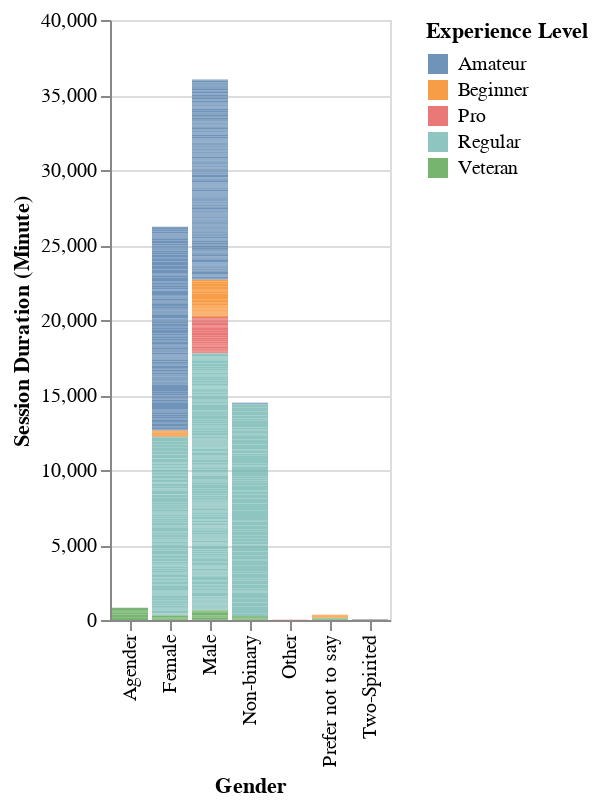

Source (notebook cell):
### Code cell
# Do session durations differ by gender and experience?
gender_duration= alt.Chart(merged_df).mark_bar(opacity=0.8).encode(
    x=alt.X("gender").title("Gender") ,
    y=alt.Y("session_duration(minutes)")
    .title("Session Duration (Minute)"),
    color=alt.Color("experience:N").title("Experience Level")
)
gender_duration

### Figure 1 — Vega-Lite specification as saved in the notebook (floating-point values rounded to 4 significant figures; data arrays with more than 128 entries replaced by an {"elided": "..."} marker saying what was removed)
{"config": {"view": {"continuousWidth": 300, "continuousHeight": 300}}, "data": {"name": "data-910e22f146664dbeb404e457c0a3833d"}, "mark": {"type": "bar", "opacity": 0.8}, "encoding": {"color": {"field": "experience", "title": "Experience Level", "type": "nominal"}, "x": {"field": "gender", "title": "Gender", "type": "nominal"}, "y": {"field": "session_duration(minutes)", "title": "Session Duration (Minute)", "type": "quantitative"}}, "$schema": "https://vega.github.io/schema/vega-lite/v5.20.1.json", "datasets": {"data-910e22f146664dbeb404e457c0a3833d": {"elided": "1533 records"}}}
